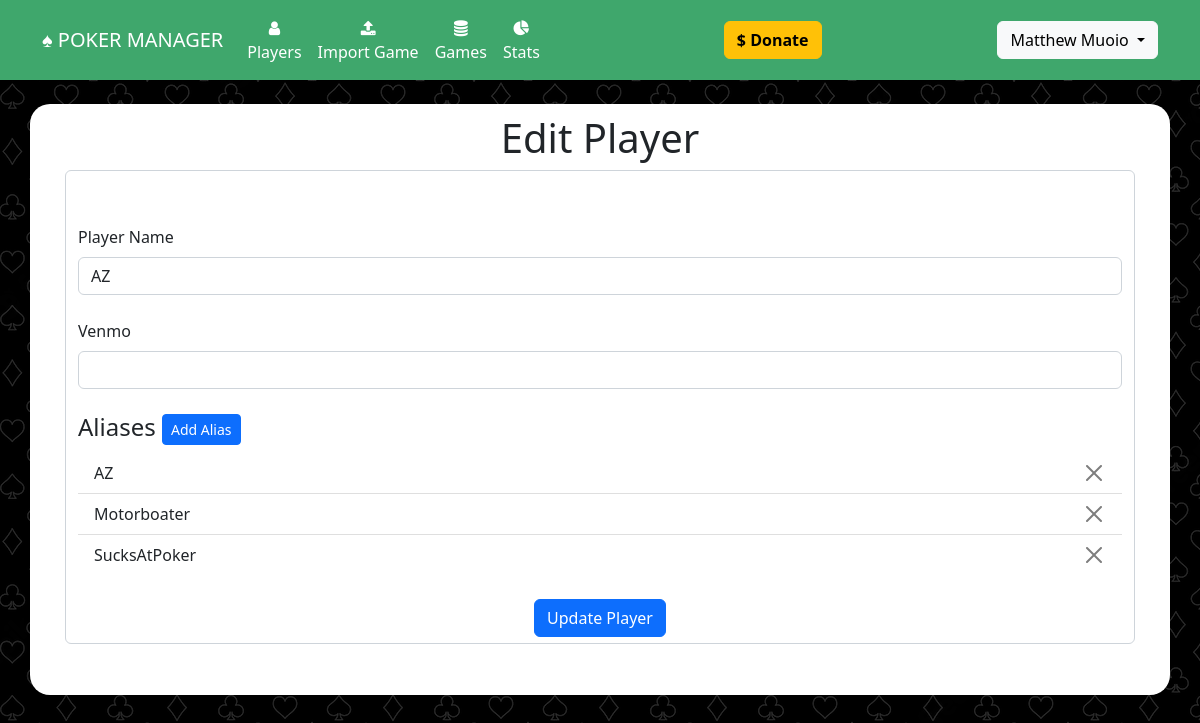
/edit_player?player_id=51 (signed in), run on the app's committed database.
### website/models.py (models this page shows)
class User(db.Model, UserMixin):
	id = db.Column(db.Integer, primary_key=True)
	email = db.Column(db.String(150), unique=True)
	password = db.Column(db.String(150))
	first_name = db.Column(db.String(150))
	last_name = db.Column(db.String(150))
	player_id = db.Column(db.Integer, db.ForeignKey('player.id'))
	admin = db.Column(db.Boolean, default=False)
	subscribed = db.Column(db.Boolean, default=False)
	can_upload = db.Column(db.Boolean, default=False)
	expires_on = db.Column(db.DateTime(timezone=True), default=func.now())

class Player(db.Model):
	id = db.Column(db.Integer, primary_key=True)
	name = db.Column(db.String(150), unique=True)
	venmo = db.Column(db.String(300))
	email = db.Column(db.String(300))
	games_played = db.Column(db.Integer, default=0)
	aliases = db.relationship('Alias', backref='player')
	earnings = db.relationship('Earning', backref='player')
	user = db.relationship('User', backref='player')
	pokernowid = db.relationship('PokernowId', backref='player')
	bankroll = db.relationship('Bankroll', backref='player')

class Alias(db.Model):
	id = db.Column(db.Integer, primary_key=True)
	alias = db.Column(db.String(150), unique=True)
	player_id = db.Column(db.Integer, db.ForeignKey('player.id'))

### website/views.py (the view, shortened to what this page needs)
@views.route('/edit_player', methods=['GET','POST'])
@admin_required
def edit_player():
	player_id = request.args.get('player_id')
	if not player_id:
		flash("That user does not exist.", category="error")
		return redirect(url_for('views.players'))
	player = Player.query.filter_by(id=player_id).first()
	if not player:
		flash("That player does not exist.", category="error")
		return redirect(url_for('views.players'))
	return render_template("edit_player.html", user=current_user, player=player)

### website/__init__.py (called while the page is built)
def create_app():
	app = Flask(__name__)
	app.config['SECRET_KEY'] = 'secret_key_password_string'
	app.config['SQLALCHEMY_DATABASE_URI'] = f'sqlite:///{DB_NAME}'
	migrate.init_app(app, db, render_as_batch=True)
	db.init_app(app)
	from .models import User, Player, Alias, Game, Payment, Url, Earning, PokernowId, Behavior
	from .views import views
	from .auth import auth
	app.register_blueprint(views, url_prefix='/')
	app.register_blueprint(auth, url_prefix='/')
	login_manager = LoginManager()
	login_manager.login_view = 'auth.login'
	login_manager.init_app(app)
	@login_manager.user_loader
	def load_user(id):
		return User.query.get(int(id))
	return app

### website/views.py (called while the page is built)
def admin_required(f):
	@wraps(f)
	def decorated_function(*args, **kwargs):
		if current_user.is_anonymous:
			return redirect(url_for('auth.login'))
		if current_user and current_user.admin:
			return f(*args, **kwargs)
		else:
			return redirect(url_for('auth.login'))
	return decorated_function

### website/templates/edit_player.html (shortened to what this page needs)
{% extends "base.html" %}
{% block content %}
<h1 align="center">Edit Player</h1>
<form method="POST">
	<div class="form-control mb-3">
	<a href="{{url_for('views.players')}}" class="nav-item nav-link"><i  class="fa fa-reply" aria-hidden="true"></i></a><br/>
	<label for="player_name" class="form-label">Player Name</label>
	<input type="text" name="player_name" id="player_name" class="form-control" value="{{ player.name }}"></input>
	<br/>
	<label for="player_venmo" class="form-label">Venmo</label>
	<input type="text" name="player_venmo" id="player_venmo" class="form-control" value="{{ player.venmo }}"></input>
	<br/>
	<h4>Aliases <button type="button" class="btn btn-primary btn-sm"  data-bs-toggle="modal" data-bs-target="#addAliasModal"  data-bs-player-name="{{ player.name }}">Add Alias</button></h4>
	<ul class="list-group list-group-flush" id="notes">
		{% for alias in player.aliases %}
		<li class="list-group-item">{{ alias.alias }}
			{% if user and user.is_authenticated and user.admin %}<button type="button" class="btn-close float-end" onClick="deleteAlias({{alias.id}},{{player.id}})"></button>{% endif %}
		</li>
		{% endfor %}
	</ul>
	<br/>
	<div align="center">
		<button type="submit" id="player-submit" name="player-submit" class="btn btn-primary">Update Player</button>
	</div>
	</div>
</form>
{% endblock %}

### website/templates/base.html (shortened to what this page needs)
<!DOCTYPE html>
<html>
    <head>
<link href="https://cdn.jsdelivr.net/npm/bootstrap@5.2.0-beta1/dist/css/bootstrap.min.css" rel="stylesheet">
    <link
      rel="stylesheet"
      href="https://stackpath.bootstrapcdn.com/font-awesome/4.7.0/css/font-awesome.min.css"
    />
    <link
      rel="stylesheet"
      href="static/style.css"
    />
    </head>
    <body class="body">
        <nav class="navbar navbar-expand-lg navbar-dark" style="background-color: #3fa76c;">
            <div class="container-fluid" style="max-width: 1140px;margin-right:auto;margin-left:auto">
                <a class="navbar-brand" href="/">&spades; POKER MANAGER</a>
                <div class="collapse navbar-collapse justify-content-start" id="mainNavbar">
                    <div class="navbar-nav">
                        <ul class="navbar-nav me-auto mb-2 mb-lg-0">
                            <li class="nav-item" align="center"><a class="nav-link" id="nav-players" href="/players"><i class="fa fa-user" aria-hidden="true"></i><br/>Players</a></li>
                            {% if user and  user.is_authenticated and user.can_upload %}
                            <li class="nav-item" align="center"><a class="nav-link" id="nav-import-game" href="/import_game"><i class="fa fa-upload" aria-hidden="true"></i><br/>Import Game</a></li>
                            {% endif %}
                            <li class="nav-item" align="center"><a class="nav-link" id="nav-import-game" href="/games"><i class="fa fa-database" aria-hidden="true"></i><Br/>Games</a></li>
                            {% if user and  user.is_authenticated and user.player_id and user.subscribed %}
                            <li class="nav-item" align="center"><a class="nav-link" id="nav-import-game" href="/player_stats"><i class="fa fa-pie-chart" aria-hidden="true"></i><br/>Stats</a></li>
                            {% endif %}
                        </ul>
                    </div>
                    <div class="navbar-nav ml-auto" style="margin-left: auto">
                       <a href="https://account.venmo.com/u/MattMuoio" target="_blank" class="btn btn-warning"><b>$ Donate</b></a>
                    </div>
                    <div class="navbar-nav ml-auto" style="margin-left: auto">
                        <ul class="navbar-nav me-auto mb-2 mb-lg-0">
                            {% if user and  user.is_authenticated %}
                            <div class="dropdown">
                                <button class="btn btn-light dropdown-toggle" type="button" data-bs-toggle="dropdown" aria-expanded="false">
                                {{user.first_name}} {{user.last_name}}
                                </button>
                            </div>
                            {% else %}
                            <ul class="navbar-nav me-auto mb-2 mb-lg-0">
                                <li class="nav-item"><a class="nav-link" id="nav-signUp" href="/sign-up">Sign Up</a></li>
                                <li class="nav-item"><a class="nav-link" id="nav-login" href="/login">Login</a></li>
                            </ul>
                            {% endif %}
                        </ul>
                    </div>
                </div>
            </div>
        </nav>
        <br/>
        <div class="container h-100 body_container" style="max-width:1140px; background-color: #fff;">
            {% block content %}
            {% endblock %}
        </div>
    </body>
</html>

### website/static/style.css (style rules this page uses)
.body { height: 100%; background-image: url("card_suits4.png"); }
.body_container { border-radius: 20px; padding: 10px 35px 35px 35px; }
.nav-link { color: #fff; }

### data on the page
User: first_name "Matthew", last_name "Muoio"
Player: player_name "AZ"
Alias: alias "AZ"
Alias: alias "Motorboater"
Alias: alias "SucksAtPoker"
